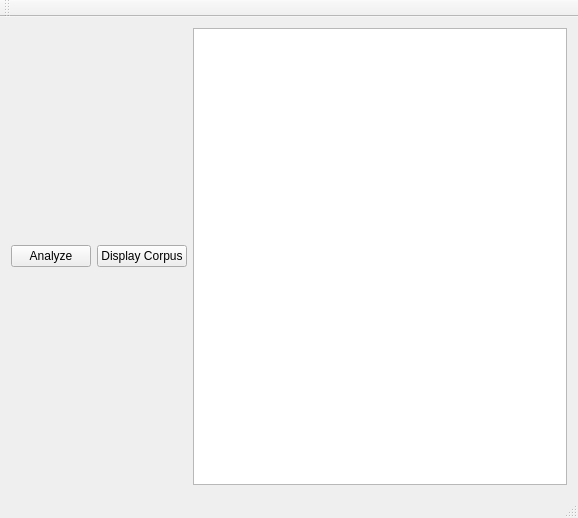
<?xml version="1.0" encoding="UTF-8"?>
<ui version="4.0">
 <class>MainWindow</class>
 <widget class="QMainWindow" name="MainWindow">
  <property name="geometry">
   <rect>
    <x>0</x>
    <y>0</y>
    <width>578</width>
    <height>518</height>
   </rect>
  </property>
  <property name="windowTitle">
   <string>MainWindow</string>
  </property>
  <widget class="QWidget" name="centralWidget">
   <layout class="QGridLayout" name="gridLayout">
    <item row="0" column="2">
     <widget class="QTableView" name="tableView"/>
    </item>
    <item row="0" column="0">
     <widget class="QPushButton" name="pushButton_2">
      <property name="text">
       <string>Analyze</string>
      </property>
     </widget>
    </item>
    <item row="0" column="1">
     <widget class="QPushButton" name="pushButton">
      <property name="text">
       <string>Display Corpus</string>
      </property>
     </widget>
    </item>
   </layout>
  </widget>
  <widget class="QMenuBar" name="menuBar">
   <property name="geometry">
    <rect>
     <x>0</x>
     <y>0</y>
     <width>578</width>
     <height>22</height>
    </rect>
   </property>
  </widget>
  <widget class="QToolBar" name="mainToolBar">
   <attribute name="toolBarArea">
    <enum>TopToolBarArea</enum>
   </attribute>
   <attribute name="toolBarBreak">
    <bool>false</bool>
   </attribute>
  </widget>
  <widget class="QStatusBar" name="statusBar"/>
 </widget>
 <layoutdefault spacing="6" margin="11"/>
 <resources/>
 <connections>
  <connection>
   <sender>pushButton</sender>
   <signal>clicked()</signal>
   <receiver>tableView</receiver>
   <slot>resizeColumnsToContents()</slot>
   <hints>
    <hint type="sourcelabel">
     <x>169</x>
     <y>283</y>
    </hint>
    <hint type="destinationlabel">
     <x>464</x>
     <y>314</y>
    </hint>
   </hints>
  </connection>
 </connections>
</ui>
